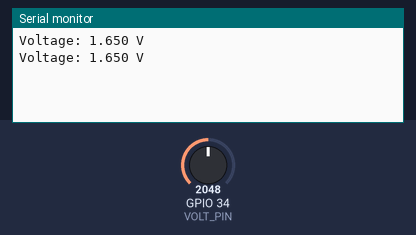
Bench run of a sketch on a simulated ESP32. Shown: the last lines printed to the serial monitor. Inputs (shaded band) come from the test bench; at power-on: GPIO 34 (VOLT_PIN) = 2048 (analog values on the 0–4095 scale).

Above: at 2.8 s.
2.9 s: GPIO 34 (VOLT_PIN) set to 2866
At 5.2 s:
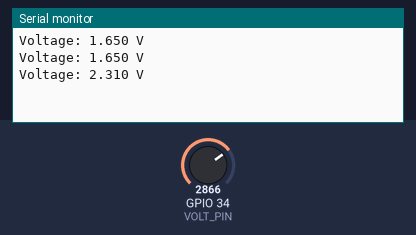
5.6 s: GPIO 34 (VOLT_PIN) set to 3603
At 7.0 s:
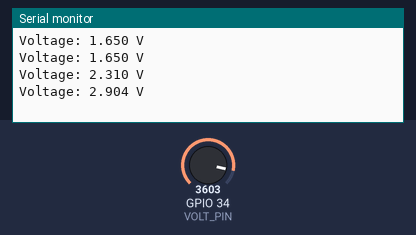
Timing chart, 0 to 8.6 s (numbered marks = the images above; inputs shaded):
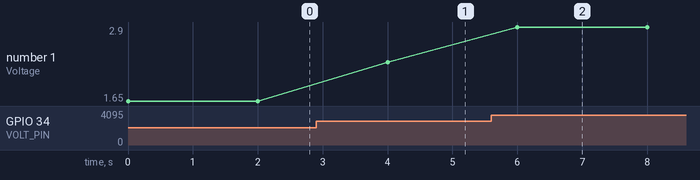

Measured:
- after the input at 2.9 s, the serial monitor: prints a new line after 1.1 s (image 1)
- after the input at 5.6 s, the serial monitor: prints a new line after 0.40 s (image 2)
- plotted number 1: 1.65 → 2.31 after the input at 2.9 s, 2.31 → 2.9 after the input at 5.6 s

The sketch:

A1_Simple_Voltmeter.ino
```cpp
#include <Arduino.h>

// ---------- Hardware ----------
#define VOLT_PIN       34          // potentiometer wiper (ends to 3.3 V and GND)

// ---------- ADC settings ----------
#define ADC_MAX        4095.0f     // 12-bit ADC full scale
#define V_REF          3.3f        // the voltage that full scale stands for (11 dB range)
#define READ_EVERY_MS  2000

void setup() {
  Serial.begin(115200);
  analogReadResolution(12);              // results 0..4095
  analogSetAttenuation(ADC_11db);        // input range about 0..3.3 V
}

void loop() {
  int raw = analogRead(VOLT_PIN);                 // 0..4095
  float voltage = (raw / ADC_MAX) * V_REF;        // counts -> volts

  Serial.print("Voltage: ");
  Serial.print(voltage, 3);                       // 3 decimal places
  Serial.println(" V");

  delay(READ_EVERY_MS);
}
```
